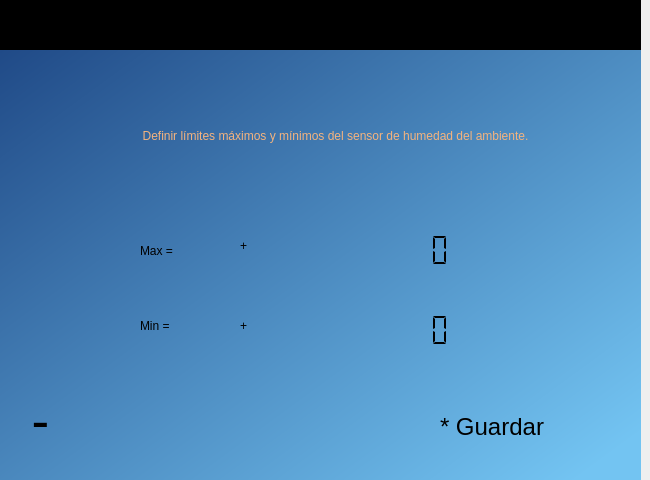
<?xml version="1.0" encoding="UTF-8"?>
<ui version="4.0">
 <class>widget_inicio</class>
 <widget class="QWidget" name="widget_inicio">
  <property name="geometry">
   <rect>
    <x>0</x>
    <y>0</y>
    <width>650</width>
    <height>480</height>
   </rect>
  </property>
  <property name="windowTitle">
   <string>Form</string>
  </property>
  <property name="styleSheet">
   <string notr="true"/>
  </property>
  <widget class="QWidget" name="widget_fecha" native="true">
   <property name="geometry">
    <rect>
     <x>0</x>
     <y>0</y>
     <width>641</width>
     <height>51</height>
    </rect>
   </property>
   <property name="styleSheet">
    <string notr="true">QWidget#widget_fecha{
background-color:rgb(0, 0, 0)}</string>
   </property>
   <widget class="QLabel" name="lbl_hora">
    <property name="geometry">
     <rect>
      <x>20</x>
      <y>10</y>
      <width>151</width>
      <height>21</height>
     </rect>
    </property>
    <property name="styleSheet">
     <string notr="true">font: 57 16pt &quot;Ubuntu&quot;;
color:rgb(238, 238, 236);</string>
    </property>
    <property name="text">
     <string/>
    </property>
   </widget>
   <widget class="QLabel" name="lbl_fecha">
    <property name="geometry">
     <rect>
      <x>460</x>
      <y>10</y>
      <width>161</width>
      <height>21</height>
     </rect>
    </property>
    <property name="styleSheet">
     <string notr="true">font: 57 16pt &quot;Ubuntu&quot;;
color:rgb(238, 238, 236);</string>
    </property>
    <property name="text">
     <string/>
    </property>
   </widget>
  </widget>
  <widget class="QWidget" name="widget_datos" native="true">
   <property name="geometry">
    <rect>
     <x>0</x>
     <y>50</y>
     <width>641</width>
     <height>431</height>
    </rect>
   </property>
   <property name="styleSheet">
    <string notr="true">QWidget#widget_datos{
background-color:qlineargradient(spread:pad, x1:0, y1:0, x2:0.985075, y2:0.903, stop:0 rgba(32, 74, 135, 255), stop:1 rgba(115, 196, 242, 255))
}</string>
   </property>
   <widget class="QLabel" name="label_9">
    <property name="geometry">
     <rect>
      <x>10</x>
      <y>10</y>
      <width>91</width>
      <height>101</height>
     </rect>
    </property>
    <property name="text">
     <string/>
    </property>
    <property name="pixmap">
     <pixmap>../images/logo.png</pixmap>
    </property>
    <property name="scaledContents">
     <bool>true</bool>
    </property>
   </widget>
   <widget class="QLabel" name="lbl_num_est_2">
    <property name="geometry">
     <rect>
      <x>70</x>
      <y>20</y>
      <width>531</width>
      <height>131</height>
     </rect>
    </property>
    <property name="styleSheet">
     <string notr="true">font: 57 italic 30pt &quot;Ubuntu&quot;;
color:rgb(244, 179, 126)</string>
    </property>
    <property name="text">
     <string>Definir límites máximos y mínimos del sensor de humedad del ambiente.</string>
    </property>
    <property name="alignment">
     <set>Qt::AlignCenter</set>
    </property>
    <property name="wordWrap">
     <bool>true</bool>
    </property>
   </widget>
   <widget class="QLabel" name="lbl_riego_est1">
    <property name="geometry">
     <rect>
      <x>140</x>
      <y>170</y>
      <width>81</width>
      <height>61</height>
     </rect>
    </property>
    <property name="styleSheet">
     <string notr="true">font: 22pt &quot;Ubuntu&quot;;</string>
    </property>
    <property name="text">
     <string>Max =</string>
    </property>
   </widget>
   <widget class="QLCDNumber" name="lcd_number_1">
    <property name="geometry">
     <rect>
      <x>290</x>
      <y>180</y>
      <width>171</width>
      <height>41</height>
     </rect>
    </property>
    <property name="midLineWidth">
     <number>-3</number>
    </property>
    <property name="smallDecimalPoint">
     <bool>true</bool>
    </property>
    <property name="digitCount">
     <number>8</number>
    </property>
    <property name="segmentStyle">
     <enum>QLCDNumber::Flat</enum>
    </property>
    <property name="value" stdset="0">
     <double>0.000000000000000</double>
    </property>
   </widget>
   <widget class="QLabel" name="label">
    <property name="geometry">
     <rect>
      <x>10</x>
      <y>350</y>
      <width>71</width>
      <height>51</height>
     </rect>
    </property>
    <property name="text">
     <string/>
    </property>
    <property name="pixmap">
     <pixmap>../images/flecha_Atras.png</pixmap>
    </property>
    <property name="scaledContents">
     <bool>true</bool>
    </property>
   </widget>
   <widget class="QLabel" name="label_2">
    <property name="geometry">
     <rect>
      <x>20</x>
      <y>350</y>
      <width>41</width>
      <height>41</height>
     </rect>
    </property>
    <property name="font">
     <font>
      <pointsize>40</pointsize>
     </font>
    </property>
    <property name="text">
     <string>-</string>
    </property>
    <property name="alignment">
     <set>Qt::AlignCenter</set>
    </property>
   </widget>
   <widget class="QLabel" name="label_3">
    <property name="geometry">
     <rect>
      <x>420</x>
      <y>350</y>
      <width>151</width>
      <height>51</height>
     </rect>
    </property>
    <property name="text">
     <string/>
    </property>
    <property name="pixmap">
     <pixmap>../images/botton_icon.png</pixmap>
    </property>
    <property name="scaledContents">
     <bool>true</bool>
    </property>
   </widget>
   <widget class="QLabel" name="label_4">
    <property name="geometry">
     <rect>
      <x>440</x>
      <y>367</y>
      <width>111</width>
      <height>20</height>
     </rect>
    </property>
    <property name="font">
     <font>
      <pointsize>18</pointsize>
     </font>
    </property>
    <property name="text">
     <string>* Guardar</string>
    </property>
   </widget>
   <widget class="QLabel" name="lbl_riego_est1_2">
    <property name="geometry">
     <rect>
      <x>140</x>
      <y>250</y>
      <width>81</width>
      <height>51</height>
     </rect>
    </property>
    <property name="styleSheet">
     <string notr="true">font: 22pt &quot;Ubuntu&quot;;</string>
    </property>
    <property name="text">
     <string>Min =</string>
    </property>
   </widget>
   <widget class="QLCDNumber" name="lcd_number_2">
    <property name="geometry">
     <rect>
      <x>290</x>
      <y>260</y>
      <width>171</width>
      <height>41</height>
     </rect>
    </property>
    <property name="midLineWidth">
     <number>-3</number>
    </property>
    <property name="smallDecimalPoint">
     <bool>true</bool>
    </property>
    <property name="digitCount">
     <number>8</number>
    </property>
    <property name="segmentStyle">
     <enum>QLCDNumber::Flat</enum>
    </property>
    <property name="value" stdset="0">
     <double>0.000000000000000</double>
    </property>
   </widget>
   <widget class="QLabel" name="lbl_signo_1">
    <property name="geometry">
     <rect>
      <x>240</x>
      <y>170</y>
      <width>31</width>
      <height>51</height>
     </rect>
    </property>
    <property name="styleSheet">
     <string notr="true">font: 22pt &quot;Ubuntu&quot;;</string>
    </property>
    <property name="text">
     <string>+</string>
    </property>
   </widget>
   <widget class="QLabel" name="lbl_signo_2">
    <property name="geometry">
     <rect>
      <x>240</x>
      <y>250</y>
      <width>31</width>
      <height>51</height>
     </rect>
    </property>
    <property name="styleSheet">
     <string notr="true">font: 22pt &quot;Ubuntu&quot;;</string>
    </property>
    <property name="text">
     <string>+</string>
    </property>
   </widget>
  </widget>
 </widget>
 <resources/>
 <connections/>
</ui>
